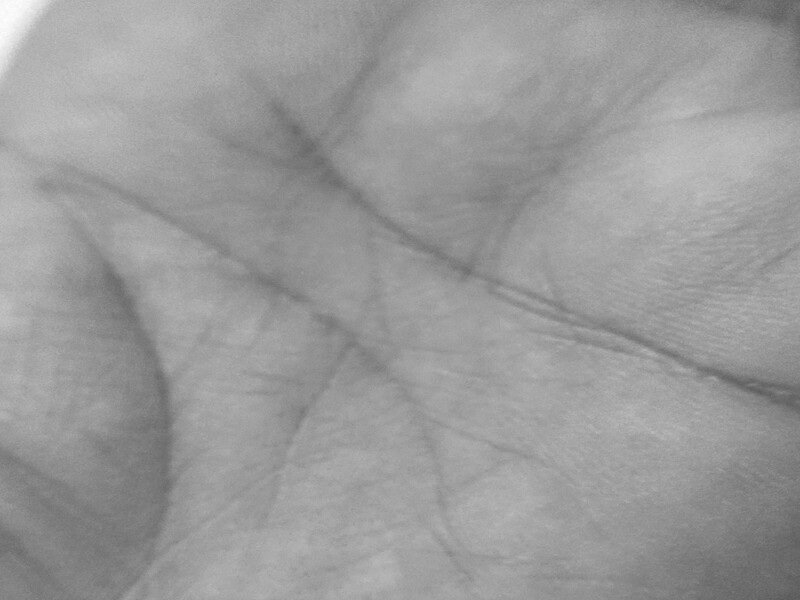
#> input picture 1-LP1.jpg, 800 x 600 px, given as the content of the folder content/drive/MyDrive/Biomedical/IITD Palmprint V1/Left Hand, which was not available
$ jupyter execute --allow-errors implementation_of_existing_work_for_palm.ipynb   (shell and % lines are left out)
#> lines starting #> are read from the running program, lines starting #| are printed output that depends on the picture; after the words box and inside, x2 and y2 are one past the last pixel; in counts of white or black regions, pixels touching at a corner belong together; pictures that were not available may be replaced by others from this repository, and a replacement may not be noted
[cell 1]
from google.colab import drive
drive.mount('/content/drive')

[cell 2]
DATADIR = "/content/drive/MyDrive/Biomedical/IITD Palmprint V1"
STOREDIR = '/content/drive/MyDrive/PalmData/Output/'
ROIFOLDER = STOREDIR+'ROI'
MODELFOLDER = STOREDIR+'model/FEATURES'
CATEGORIES = ["Left Hand", "Right Hand"]
FINAL_H = 256.
FINAL_W = 340.

[cell 3]
import cv2
import os
from matplotlib import pyplot as plt
import numpy as np


# All the 6 methods for comparison in a list
def templateMatching(img,template):
  w, h = template.shape[::-1]
  methods = [ 'cv2.TM_CCORR']
  for meth in methods:
      method = eval(meth)

      # Apply template Matching
      res = cv2.matchTemplate(img,template,method)
      min_val, max_val, min_loc, max_loc = cv2.minMaxLoc(res)

      # If the method is TM_SQDIFF or TM_SQDIFF_NORMED, take minimum
      if method in [cv2.TM_SQDIFF, cv2.TM_SQDIFF_NORMED]:
          top_left = min_loc
      else:
          top_left = max_loc
      bottom_right = (top_left[0] + w, top_left[1] + h)
      cv2.rectangle(img,top_left, bottom_right, 255, 2)

      # [6 lines of commented-out code are left out]
      h,w = img.shape
      top_left_x =(int) ((top_left[0] * FINAL_W )/ w)
      top_left_y = (int)((top_left[1] * FINAL_H )/ h)
      bottom_right_x = (int)((bottom_right[0] * FINAL_W )/ w)
      bottom_right_y = (int)((bottom_right[1] * FINAL_H )/ h)

      return top_left_x,top_left_y,bottom_right_x,bottom_right_y
not_exist = []
with open(STOREDIR+'config.txt', 'w') as writer:
      for category in CATEGORIES:
          filePath = os.path.join(DATADIR, category)   # paths to left and right dir
          SegmentedCategory = category.split(' ')[0]
          i = 1
          for fileName in os.listdir(filePath):
            print('start with'+fileName)
            if(os.path.isfile(os.path.join(DATADIR,'Segmented',SegmentedCategory,fileName.split('.')[0]+'.bmp'))):
              img = cv2.imread(os.path.join(filePath,fileName),0)
#> img is the input picture: shape (600, 800); min 90, max 254, mean 154.4
              template = cv2.imread(os.path.join(DATADIR,'Segmented',SegmentedCategory,fileName.split('.')[0]+'.bmp'),0)
              scale_percent = 35  # percent of original size
              width = int(img.shape[1] * scale_percent / 100)
#> width = 280
              height = int(img.shape[0] * scale_percent / 100)
#> height = 210
              dim = (width, height)
#> dim = (280, 210)
              img = cv2.resize(img, dim, interpolation=cv2.INTER_AREA)
#> img: shape (210, 280)
              top_left_x,top_left_y,bottom_right_x,bottom_right_y=templateMatching(img,template)
#> the loop in templateMatching, `for meth in methods:` made 1 pass
#> (min_val, max_val, min_loc, bottom_right, top_left_x, top_left_y, bottom_right_x, bottom_right_y) on pass 1: (1.3e+09, 1.53e+09, (0, 390), (800, 600), 0, 0, 971, 731)
#> pass 1, in templateMatching, `res = cv2.matchTemplate(img,template,method)`:
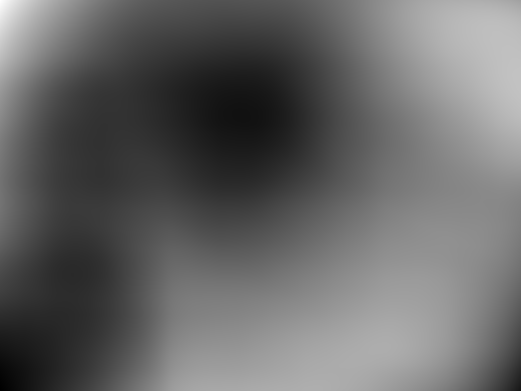
#> res: shape (391, 521) float32; min 1.3e+09, max 1.53e+09, mean 1.39e+09; drawn with min black and max white
#> after the loop in templateMatching, `for meth in methods:`:
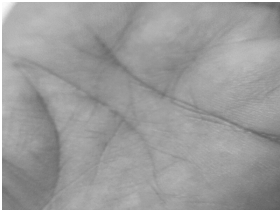
#> img: shape (210, 280); min 93, max 255, mean 155.9
#> top_left_x = 0; top_left_y = 0; bottom_right_x = 971; bottom_right_y = 731
              img = cv2.imread(os.path.join(filePath,fileName))
              img_resized= cv2.resize(img,(int (FINAL_W),int (FINAL_H)))
              #cv2.rectangle(img_resized,(top_left_x,top_left_y),(bottom_right_x,bottom_right_y),255,1)
              gray = cv2.cvtColor(img_resized, cv2.COLOR_BGR2GRAY)
              blur = cv2.GaussianBlur(gray, (5, 5), 0)
              ret, thresh = cv2.threshold(blur,100, 255, cv2.THRESH_BINARY + cv2.THRESH_OTSU)
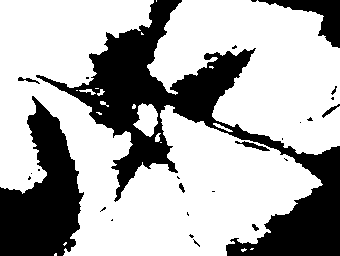
#> thresh: shape (256, 340); 68.1% white; 27 black regions (18 under 20 px), largest, box (x1, y1, x2, y2) and area: (36, 0, 340, 256) 18323, (0, 96, 84, 256) 7734, (258, 0, 340, 48) 1296
#> ret = 149
              kernel = np.ones((5, 5), np.uint8)
              maskForROI = cv2.morphologyEx(thresh, cv2.MORPH_OPEN, kernel, iterations=1)
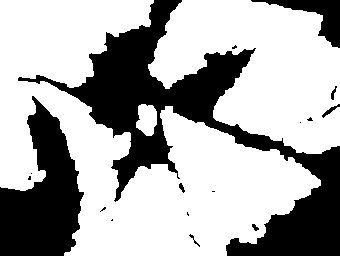
#> maskForROI: shape (256, 340); 67% white; 17 black regions (9 under 20 px), largest, box (x1, y1, x2, y2) and area: (18, 0, 340, 256) 19282, (0, 96, 84, 256) 7851, (251, 0, 340, 48) 1322
              palmFeatures = cv2.bitwise_and(img_resized, img_resized,mask = thresh)
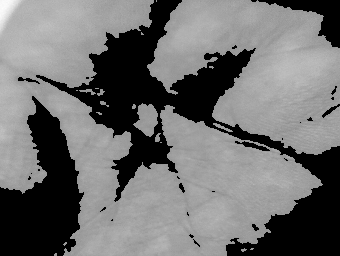
#> palmFeatures: shape (256, 340, 3); min 0, max 253, mean 111
              print("Current Image :"+str (i))
              # [4 lines of commented-out code are left out]
              cv2.imwrite(STOREDIR+SegmentedCategory+'_'+fileName.split('.')[0]+'.png',img_resized)
              writer.write(SegmentedCategory+'_'+fileName.split('.')[0]+'.png '+str(top_left_x)+' '+str(top_left_y)+' '+str(bottom_right_x)+' '+str(bottom_right_y)+'\n')
              print("Done with File:"+fileName)
              i = i + 1
            else:
              not_exist.append(fileName)
print(not_exist)

[cell 4]
INIT_LR = 1e-4
NUM_EPOCHS = 50
BATCH_SIZE = 32

[cell 5]
# import the necessary packages
from tensorflow.keras.applications import VGG16
from tensorflow.keras.layers import Flatten
from tensorflow.keras.layers import Dense
from tensorflow.keras.layers import Input
from tensorflow.keras.models import Model
from tensorflow.keras.optimizers import Adam
from tensorflow.keras.preprocessing.image import img_to_array
from tensorflow.keras.preprocessing.image import load_img
from sklearn.model_selection import train_test_split
import matplotlib.pyplot as plt
import numpy as np
import cv2
import os

[cell 6]
with open(STOREDIR+'config.txt', 'r') as reader:
  rows = reader.readlines()
data = []
targets = []
filenames = []
# loop over the rows
#> (the rest of this cell did not finish here and is left out)

#> (a cell that did not finish here is left out)

#> (a cell that did not finish here is left out)

[cell 9]
# serialize the model to disk
print("[INFO] saving object detector model...")
#> (the rest of this cell did not finish here and is left out)

[cell 10]
# [35 lines of commented-out code are left out]

[cell 11]
#Data storing
pathToStoreROI =STOREDIR+'ROI'
from tensorflow.keras.preprocessing.image import img_to_array
from tensorflow.keras.preprocessing.image import load_img
from tensorflow.keras.models import load_model
import numpy as np
import mimetypes
import argparse
import imutils
import cv2
import os


print("[INFO] loading object detector...")
#> (the rest of this cell did not finish here and is left out)

[cell 12]
BATCH_SIZE_FEM = 32
LE_PATH = MODELFOLDER+ "/le.cpickle"
BASE_CSV_PATH = "output"

[cell 13]
# import the necessary packages
from sklearn.preprocessing import LabelEncoder
from tensorflow.keras.applications import  VGG16
from tensorflow.keras.applications.resnet50 import preprocess_input
from tensorflow.keras.preprocessing.image import img_to_array
from tensorflow.keras.preprocessing.image import load_img
from imutils import paths
import numpy as np
import pickle
import random
import os
print("[INFO] loading network...")
#> (the rest of this cell did not finish here and is left out)

[cell 14]
from sklearn.linear_model import LogisticRegression
from sklearn.metrics import classification_report
import numpy as np
import pickle
import os
def load_data_split(Path):
    data = []
    labels = []
    for row in open(Path):
        row = row.strip().split(",")
        label = row[0]
        features = np.array(row[1:], dtype="float")
        data.append(features)
        labels.append(label)
    data = np.array(data)
    labels = np.array(labels)
    return (data, labels)
#Require Spliting logic

trainingPath = MODELFOLDER + '/feature_extraction_train.csv'
testingPath = MODELFOLDER + '/feature_extraction_test.csv'

print("[INFO] loading data...")
#> (the rest of this cell did not finish here and is left out)

[cell 15]
from sklearn.metrics import classification_report
import numpy as np
import pickle
import os
def load_data_split(Path):
    data = []
    labels = []
    for row in open(Path):
        row = row.strip().split(",")
        label = row[0]
        features = np.array(row[1:], dtype="float")
        data.append(features)
        labels.append(label)
    data = np.array(data)
    labels = np.array(labels)
    return (data, labels)
#Require Spliting logic

trainingPath = MODELFOLDER + '/feature_extraction_train.csv'
testingPath = MODELFOLDER + '/feature_extraction_test.csv'

print("[INFO] loading data...")
#> (the rest of this cell did not finish here and is left out)

[cell 16]
# import the necessary packages
from sklearn.preprocessing import LabelEncoder
from tensorflow.keras.applications import  VGG16
from tensorflow.keras.applications.resnet50 import preprocess_input
from tensorflow.keras.preprocessing.image import img_to_array
from tensorflow.keras.preprocessing.image import load_img
from imutils import paths
import numpy as np
import pickle
import random
import os
print("[INFO] loading network...")
#> (the rest of this cell did not finish here and is left out)

[cell 17]
from sklearn.metrics import classification_report
import numpy as np
import pickle
import os
def load_data_split(Path):
    data = []
    labels = []
    for row in open(Path):
        row = row.strip().split(",")
        label = row[0]
        features = np.array(row[1:], dtype="float")
        data.append(features)
        labels.append(label)
    data = np.array(data)
    labels = np.array(labels)
    return (data, labels)
#Require Spliting logic

trainingPath = MODELFOLDER + '/feature_extraction_train.csv'
testingPath = MODELFOLDER + '/feature_extraction_test.csv'

print("[INFO] loading data...")
#> (the rest of this cell did not finish here and is left out)
